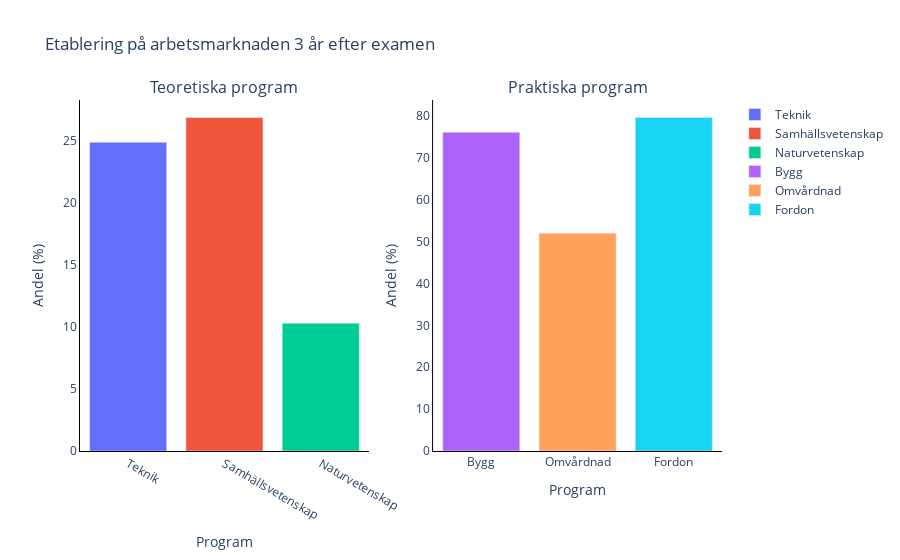

Notebook source saved alongside this figure:
### Code cell
from plotly.subplots import make_subplots
import plotly.graph_objs as go

# Function to filter data on right row and column
def filter_data(df):
    return df[(df["Län"] == "Stockholms län") & (df["Typ av huvudman"] == "Samtliga")]

# Function to get specific value on right column
def get_value(df):
    filtered_df = filter_data(df)
    if not filtered_df.empty:
        return filtered_df["Etablerade 3 år"].iloc[0]
    else:
        return None

# Create list with each program and equivalent data
theoretical_programs = ["Teknik", "Samhällsvetenskap", "Naturvetenskap"]
theoretical_data = [get_value(df_working["Teknikprogrammet"]), get_value(df_working["Samhällsvetenskapsprogrammet"]), get_value(df_working["Naturvetenskapsprogrammet"])]
practical_programs = ["Bygg", "Omvårdnad", "Fordon"]
practical_data = [get_value(df_working["Byggprogrammet"]), get_value(df_working["Omvårdnadsprogrammet"]), get_value(df_working["Fordonsprogrammet"])]

fig = make_subplots(rows=1, cols=2, subplot_titles=("Teoretiska program", "Praktiska program"))

# Add bars for each program
for subject, data in zip(theoretical_programs, theoretical_data):
    fig.add_trace(go.Bar(name=subject, x=[subject], y=[data]), row=1, col=1)
for subject, data in zip(practical_programs, practical_data):
    fig.add_trace(go.Bar(name=subject, x=[subject], y=[data]), row=1, col=2)

# Update x-axis and y-axis titles for the first and second subplot
fig.update_xaxes(title_text="Program", showline=True, linecolor='black', row=1, col=1)
fig.update_yaxes(title_text="Andel (%)", showline=True, linecolor='black', row=1, col=1)
fig.update_xaxes(title_text="Program", showline=True, linecolor='black', row=1, col=2)
fig.update_yaxes(title_text="Andel (%)", showline=True, linecolor='black', row=1, col=2)

fig.update_layout(
    title="Etablering på arbetsmarknaden 3 år efter examen",
    barmode="group",
    plot_bgcolor="white",  # Makes plot background white
    paper_bgcolor="white" # Makes paper background white
)

fig.show()

### Figure 1 — Plotly figure (JSON) as saved in the notebook; plotly's stock layout.template omitted (floating-point values rounded to 4 significant figures)
{"data": [{"name": "Teknik", "type": "bar", "x": ["Teknik"], "xaxis": "x", "y": [24.9], "yaxis": "y"}, {"name": "Samhällsvetenskap", "type": "bar", "x": ["Samhällsvetenskap"], "xaxis": "x", "y": [26.9], "yaxis": "y"}, {"name": "Naturvetenskap", "type": "bar", "x": ["Naturvetenskap"], "xaxis": "x", "y": [10.3], "yaxis": "y"}, {"name": "Bygg", "type": "bar", "x": ["Bygg"], "xaxis": "x2", "y": [76.1], "yaxis": "y2"}, {"name": "Omvårdnad", "type": "bar", "x": ["Omvårdnad"], "xaxis": "x2", "y": [52], "yaxis": "y2"}, {"name": "Fordon", "type": "bar", "x": ["Fordon"], "xaxis": "x2", "y": [79.6], "yaxis": "y2"}], "layout": {"annotations": [{"font": {"size": 16}, "showarrow": false, "text": "Teoretiska program", "x": 0.225, "xanchor": "center", "xref": "paper", "y": 1, "yanchor": "bottom", "yref": "paper"}, {"font": {"size": 16}, "showarrow": false, "text": "Praktiska program", "x": 0.775, "xanchor": "center", "xref": "paper", "y": 1, "yanchor": "bottom", "yref": "paper"}], "barmode": "group", "paper_bgcolor": "white", "plot_bgcolor": "white", "title": {"text": "Etablering på arbetsmarknaden 3 år efter examen"}, "xaxis": {"anchor": "y", "domain": [0, 0.45], "linecolor": "black", "showline": true, "title": {"text": "Program"}}, "xaxis2": {"anchor": "y2", "domain": [0.55, 1], "linecolor": "black", "showline": true, "title": {"text": "Program"}}, "yaxis": {"anchor": "x", "domain": [0, 1], "linecolor": "black", "showline": true, "title": {"text": "Andel (%)"}}, "yaxis2": {"anchor": "x2", "domain": [0, 1], "linecolor": "black", "showline": true, "title": {"text": "Andel (%)"}}}}
